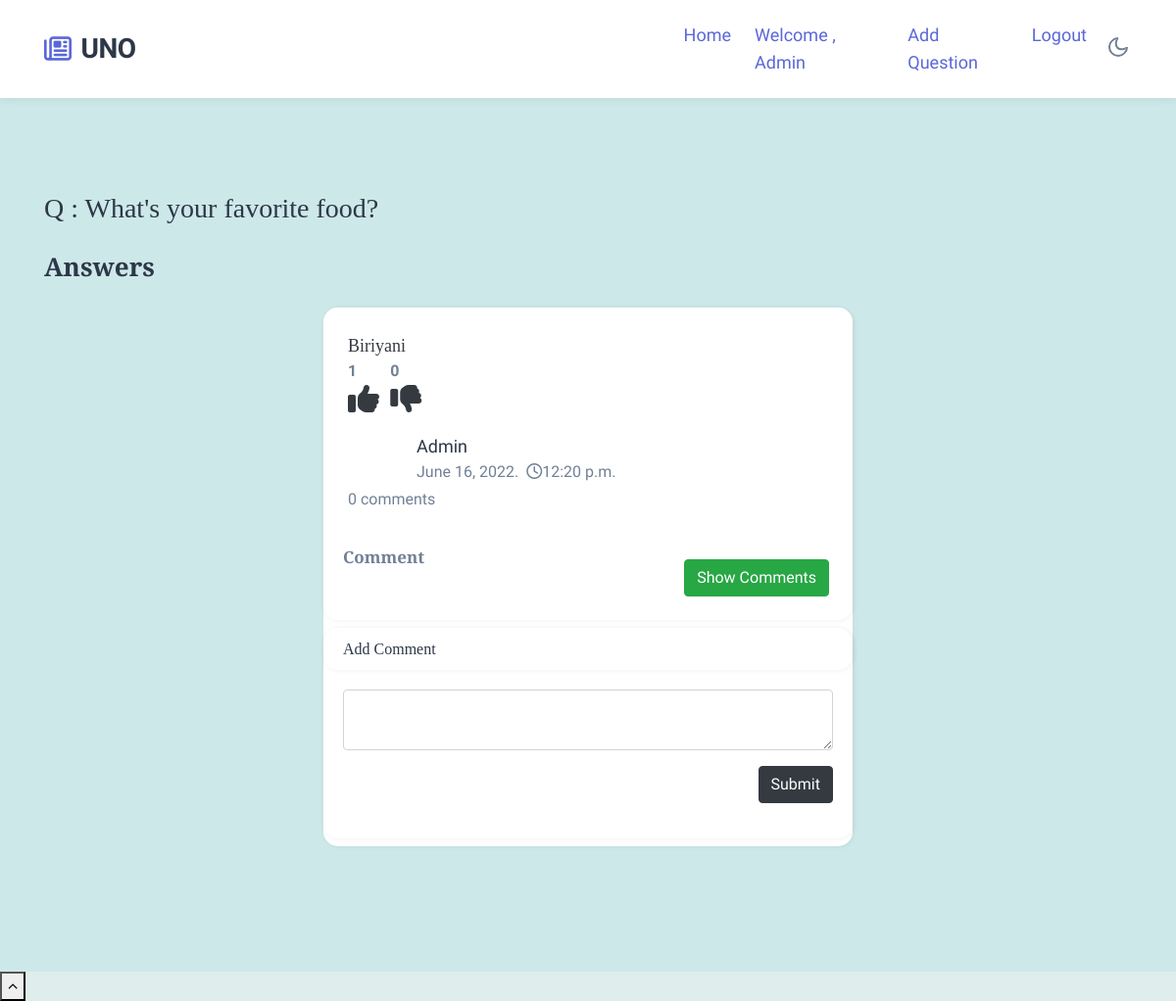
/answers/2 (signed in), run on an earlier commit of the app's database.
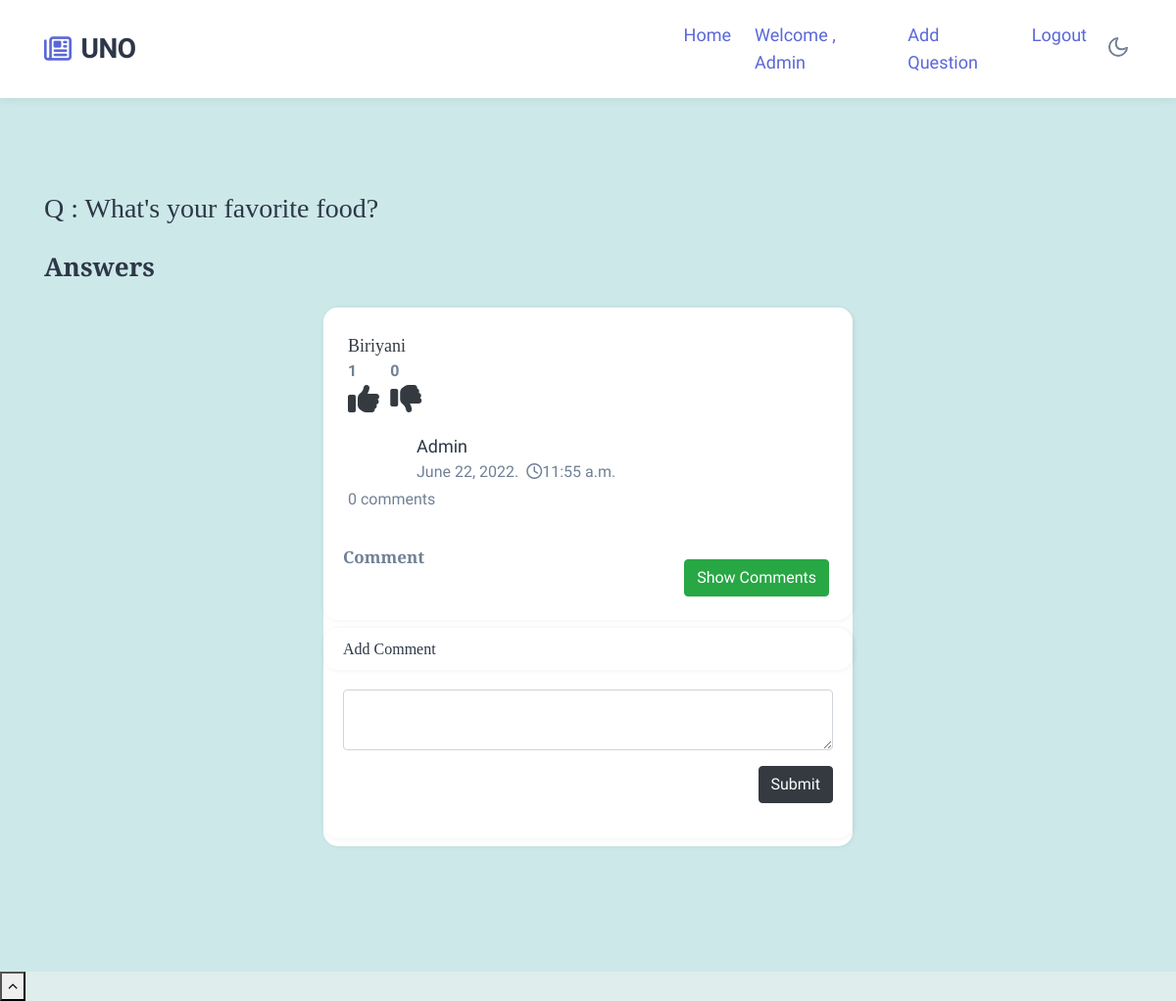
And on a later commit of the database.
### myapp/models.py (models this page shows)
class AnswerModel(models.Model):
	user=models.ForeignKey(User,on_delete=models.CASCADE)
	qn=models.ForeignKey(QuestionModel,on_delete=models.CASCADE)
	answer=models.TextField(max_length=1000)
	pic=models.ImageField(upload_to="anspic/",blank=True)
	approval_status=models.CharField(max_length=30,choices=Approval,default='pending')
	status=models.BooleanField(default=True)
	created_on=models.DateTimeField(auto_now=True)
	updated_on=models.DateTimeField(auto_now=True)
	up_vote=models.IntegerField(default=0)
	down_vote=models.IntegerField(default=0)
	def __str__(self):
		return self.answer

### myapp/views.py (the view)
# urls.py: path('answers/<int:pk>', Answers.as_view(), name='answers'),
class Answers(View):
	template_name='answers.html'
	def get(self,request,pk):
		data=QuestionModel.objects.get(id=pk)
		answerdata=AnswerModel.objects.filter(qn=data)
		return render(request,self.template_name,{'answerdata':answerdata,'data':data})

### templates/answers.html (shortened to what the changed rows need)
{% load static %}
<!doctype html>
<html lang="en">
<head>
    <link href="https://cdn.jsdelivr.net/npm/bootstrap@5.1.3/dist/css/bootstrap.min.css" rel="stylesheet">
    <link rel="stylesheet" href="{% static 'assets/css/style-starter.css' %}">
</head>
<body>
    {% if user.is_authenticated %}
    <div class="w3l-homeblock2 py-5" style="background-color: rgb(205, 232, 232);">
        <div class="container py-lg-5 py-md-4">
            <h3>Q : {{data.qn}}</h3><br>
            <div class="row justify-content-center">
                <div class="col-6 mb-3 item">
                  {% for answer in answerdata %}
                    <div class="card mb-3">
                        <div class="card-header p-0 position-relative">
                          <div class="card-body blog-details">
                            <h5>{{ answer|linebreaks }}</h5>
                            <div class="row">
                                <div class="col-1">
                                  <div class="upvote">
                                    <strong class="upvote-count-{{answer.id}}">{{answer.upvote_set.count}}</strong><br/>
                                        <span class="text-dark">
                                           <i class="fa-solid fa-thumbs-up fa-2x upvote-click" data-answer="{{answer.id}}"></i>
                                        </span>
                                  </div>
                                </div>
                                <div class="col-1">
                                  <div class="downvote">
                                    <strong class="downvote-count-{{answer.id}}">{{answer.downvote_set.count}}</strong>
                                    <span class="text-dark">
                                        <i class="fa-solid fa-thumbs-down fa-2x downvote-click" data-answer="{{answer.id}}"></i>
                                    </span><br/>
                                  </div>
                                </div>
                            </div>
                            <div class="author align-items-center mt-3 mb-1">
                                <ul class="blog-meta">
                                    <li>
                                        <a href="{% url 'chatroom' answer.user.id %}">{{answer.user}}</a>
                                    </li>
                                    <li class="meta-item blog-lesson">
                                        <span class="meta-value"> {{answer.created_on.date}}</span>.<span
                                            class="meta-value ml-2"><span class="fa fa-clock-o"></span>{{answer.created_on.time}}</span>
                                    </li>
                                </ul>
                            </div>
                            <span class="mr-3"><span class="comment-count-{{answer.id}}">{{answer.comment_set.count}}</span> comments</span>
                        </div>
                        <button class="btn btn-success m-4 my-3 float-right toggle">Show Comments</button>
                        <h4 class="my-2">Comment</h4>
                      </div>
                      {% if user.is_authenticated %}
                        <div class="card my-2">
                            <h6 class="card-header">Add Comment</h6>
                            <div class="card-body">
                                <textarea class="form-control comment-text-{{answer.id}}"></textarea>
                                <button type="button" data-answer="{{answer.id}}" class="btn btn-dark my-3 float-right save-comment">Submit</button>
                            </div>
                        </div>
                    {% endif %}
                    </div>
                    {% endfor %}
                </div>
            </div>
        </div>
    </div>
{% else %}
<center style="padding-top: 250px;">
<h2>You need to login to View this content. Please <b><a href="{% url 'login'%}">Login</a></h2>
</center>
{% endif %}
</body>
</html>

What changed in the data, as far as the page shows it:
changed AnswerModel "Biriyani": created_on "June 16, 2022" → "June 22, 2022"; created_on.time "12:20 p.m." → "11:55 a.m."
